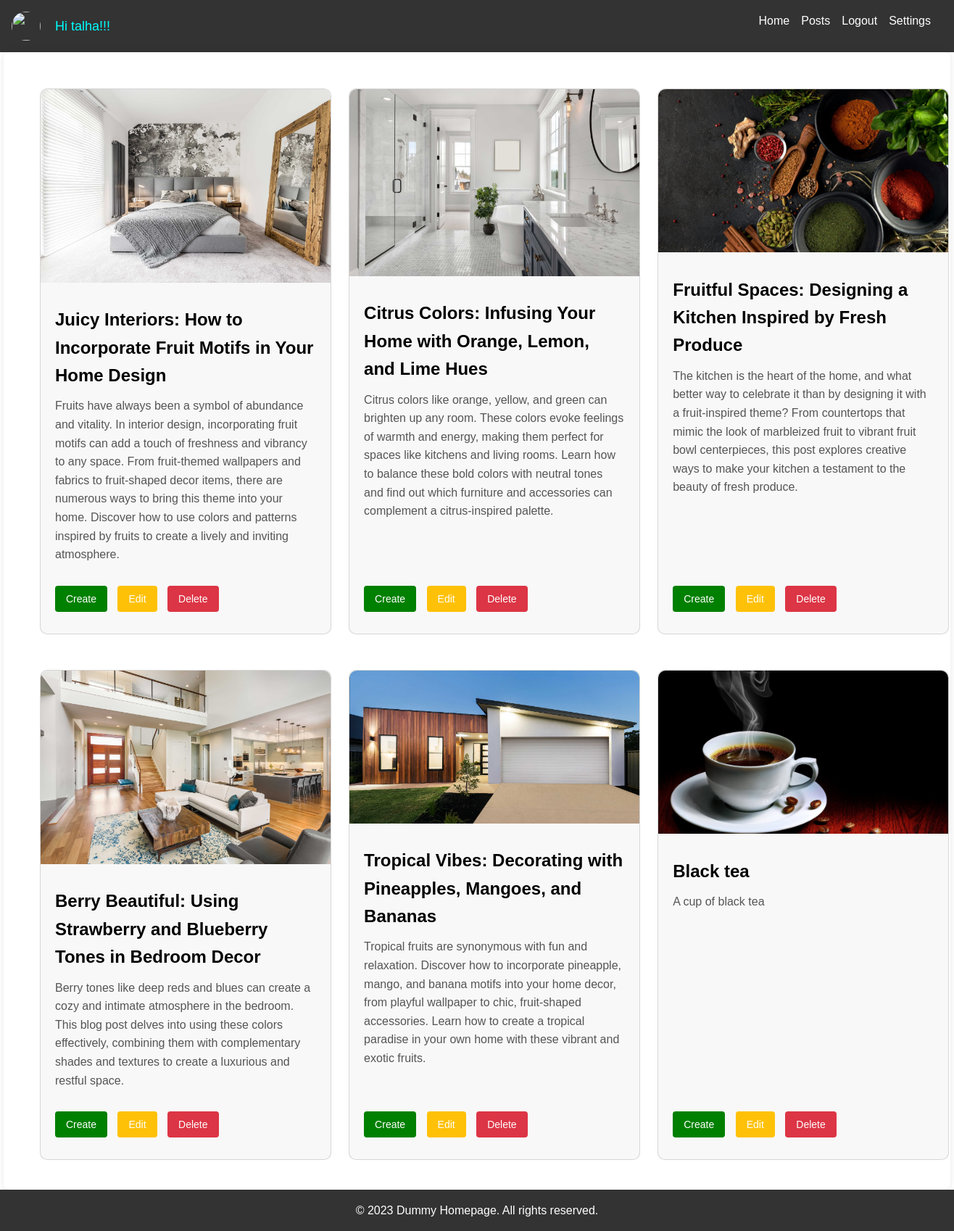
Screenshot of /crud/ (signed in) with the database file from the repository.
### crud/models.py (models this page shows)
class BlogPost(models.Model):
    img=models.ImageField(upload_to='images/')
    title=models.CharField(max_length=200)
    content=models.TextField()
    author=models.CharField(max_length=50)
    class Meta:
        db_table = 'post_table'
        managed = True
        verbose_name = 'Posts_table'
        verbose_name_plural = 'Posts_table'

### crud/views.py (the view)
# urls.py: path('',views.home,name='blog_post'),
def home(request):
    data=BlogPost.objects.all()
    return render(request,'crud.html',{'info':data})

### templates/crud.html (shortened to what this page needs)
{% extends "base.html" %}
{% load static %}
{% block style %}
<link rel="stylesheet" href='{% static "css/home.css" %}'>
{% endblock style %}
{% block content %}
<link rel="stylesheet" href='{% static "css/crud.css" %}'>
{% if request.user.is_authenticated %}
<div class="container">
    {% for data in info %}
    <div class="blog-post" id="post{{ forloop.counter }}">
        <div class="part1">
            {% if data.img %}
            <img src="{{ data.img.url }}" alt="Post Image">
            {% else %}
                <img src="{% static 'images/image1.jpg' %}" alt="Default Image">
            {% endif %}
            <div class="part1-2">
                <h2 class="post-title">{{ data.title }}</h2>
                <p class="post-description">{{ data.content }}</p>
            </div>
        </div>
        <div class="part2">
            <div class="buttons">
            <a href="{% url 'create_post' %}"><button class="add-btn">Create</button></a>
            <a href="{% url 'edit_post' data.id %}"><button class="edit-btn">Edit</button></a>
            <a href="{% url 'delete_post' data.id %}"><button class="delete-btn">Delete</button></a>
            </div>
        </div>
    </div>
    {% endfor %}
</div>
{% endif %}
{% endblock content %}

### templates/base.html (shortened to what this page needs)
{% load static %}
<!DOCTYPE html>
<html lang="en">
<head>
    {% block style %}{% endblock style %}
</head>
<body>
    <header>
        <nav>
            <div class="navBar">
            {% if request.user.is_authenticated %}
            <div class="profile_image">
                <img src='{% static "images/profile.jpg" %}' alt="">
                <p style="color:cyan;font-size:large;">Hi {{request.user.username}}!!! </p> <br>
            </div>
            {% endif %}
            <ul>
                <li><a href="{% url 'home_page' %}">Home</a></li>
                <li><a href="{% url 'blog_post' %}">Posts</a></li>
                {% if request.user.is_authenticated %}
                 <li><a href="{% url 'logout_page' %}">Logout</a></li>
                 <li><a href="{% url 'update_profile' %}">Settings</a></li>
                 {% else %}
                 <li><a href="{% url 'login_page' %}">Login</a> / <a href="{% url 'signup_page' %}">SignUp</a></li>
                 {% endif %}
            </ul>
        </div>
        </nav>
    </header>
    {% block content %}
    {% endblock content %}
    <footer>
        <p>&copy; 2023 Dummy Homepage. All rights reserved.</p>
    </footer>
</body>
</html>

### static/css/home.css (style rules this page uses)
body, h1, h2, h3, p, ul { margin: 0; padding: 0; }
body { font-family: Arial, sans-serif; line-height: 1.6; min-height: 100vh; display: flex; flex-direction: column; }
header { background-color: #333; color: #fff; padding: 1rem; }
nav ul { list-style-type: none; display: flex; float: right; }
nav ul li { margin-right: 1rem; }
nav ul li a { display: inline-block; color: #fff; text-decoration: none; transition: transform 0.3s; }
footer { background-color: #333; color: #fff; text-align: center; padding: 1rem; margin-top: auto; }
.profile_image { width: 20%; display: flex; gap: 20px; align-items: center; }
.profile_image img { width: 40px; height: 40px; border-radius: 100%; }
.navBar { display: flex; justify-content: space-between; }

### static/css/crud.css (style rules this page uses)
.container { background-color: #fff; padding: 20px; border-radius: 8px; box-shadow: 0 0 10px rgba(0, 0, 0, 0.1); margin: auto; display: grid; grid-template-columns: repeat(3,auto); padding: 50px 50px; gap: 2%; }
.blog-post { display: flex; flex-direction: column; justify-content: space-between; margin-bottom: 20px; border: 1px solid rgba(128, 128, 128, 0.281); padding-bottom: 20px; background-color: rgba(172, 172, 172, 0.081); border-radius: 10px; width: 400px; }
.part1 img { border-top-left-radius: 10px; border-top-right-radius: 10px; }
.part2 { padding: 10px 20px; }
.part1-2 { padding: 10px 20px; }
.blog-post img { width: 100%; height: auto; }
.post-title { font-size: 24px; margin: 15px 0 10px; }
.post-description { font-size: 16px; color: #555; margin-bottom: 10px; }
button { padding: 10px 15px; margin-right: 10px; border: none; border-radius: 4px; cursor: pointer; font-size: 14px; }
.edit-btn { background-color: #ffc107; color: #fff; transition: .3s; }
.add-btn { background-color: green; color: #fff; transition: .3s; }
.delete-btn { background-color: #dc3545; color: #fff; transition: .3s; }

### rows the page displays
BlogPost: img (picture), title "Juicy Interiors: How to Incorporate Fruit Motifs in Your Home Design", content "Fruits have always been a symbol of abundance and vitality. In interior design, incorporating fruit motifs can add a touch of freshness and vibrancy to any space. From fruit-themed wallpapers and fabrics to fruit-shaped decor items, there are numerous ways to bring this theme into your home. Discover how to use colors and patterns inspired by fruits to create a lively and inviting atmosphere."
BlogPost: img (picture), title "Citrus Colors: Infusing Your Home with Orange, Lemon, and Lime Hues", content "Citrus colors like orange, yellow, and green can brighten up any room. These colors evoke feelings of warmth and energy, making them perfect for spaces like kitchens and living rooms. Learn how to balance these bold colors with neutral tones and find out which furniture and accessories can complement a citrus-inspired palette."
BlogPost: img (picture), title "Fruitful Spaces: Designing a Kitchen Inspired by Fresh Produce", content "The kitchen is the heart of the home, and what better way to celebrate it than by designing it with a fruit-inspired theme? From countertops that mimic the look of marbleized fruit to vibrant fruit bowl centerpieces, this post explores creative ways to make your kitchen a testament to the beauty of fresh produce."
BlogPost: img (picture), title "Berry Beautiful: Using Strawberry and Blueberry Tones in Bedroom Decor", content "Berry tones like deep reds and blues can create a cozy and intimate atmosphere in the bedroom. This blog post delves into using these colors effectively, combining them with complementary shades and textures to create a luxurious and restful space."
BlogPost: img (picture), title "Tropical Vibes: Decorating with Pineapples, Mangoes, and Bananas", content "Tropical fruits are synonymous with fun and relaxation. Discover how to incorporate pineapple, mango, and banana motifs into your home decor, from playful wallpaper to chic, fruit-shaped accessories. Learn how to create a tropical paradise in your own home with these vibrant and exotic fruits."
BlogPost: img (picture), title "Black tea", content "A cup of black tea"

### other values shown
{{ request.user.username }} "talha"
